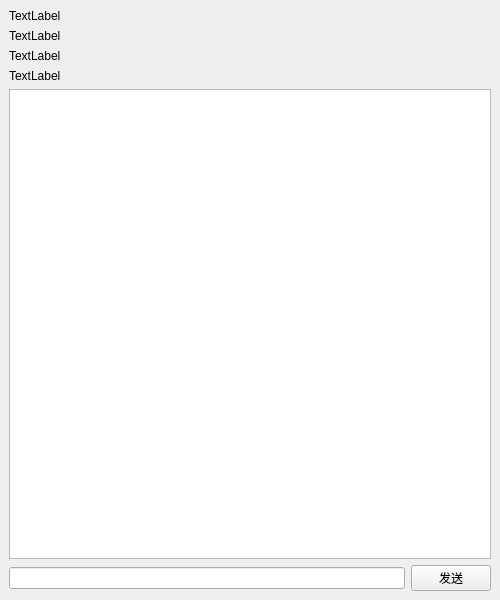
<?xml version="1.0" encoding="UTF-8"?>
<ui version="4.0">
 <class>ClientUser</class>
 <widget class="QMainWindow" name="ClientUser">
  <property name="geometry">
   <rect>
    <x>0</x>
    <y>0</y>
    <width>500</width>
    <height>600</height>
   </rect>
  </property>
  <property name="minimumSize">
   <size>
    <width>500</width>
    <height>600</height>
   </size>
  </property>
  <property name="maximumSize">
   <size>
    <width>500</width>
    <height>600</height>
   </size>
  </property>
  <property name="windowTitle">
   <string>MainWindow</string>
  </property>
  <widget class="QWidget" name="centralwidget">
   <layout class="QGridLayout" name="gridLayout">
    <item row="4" column="0" colspan="2">
     <widget class="QTextBrowser" name="chatLog"/>
    </item>
    <item row="5" column="0">
     <widget class="QLineEdit" name="userLine"/>
    </item>
    <item row="5" column="1">
     <widget class="QPushButton" name="pushButton">
      <property name="text">
       <string>发送</string>
      </property>
     </widget>
    </item>
    <item row="0" column="0" colspan="2">
     <widget class="QLabel" name="clientIp">
      <property name="text">
       <string>TextLabel</string>
      </property>
     </widget>
    </item>
    <item row="1" column="0" colspan="2">
     <widget class="QLabel" name="clientPort">
      <property name="text">
       <string>TextLabel</string>
      </property>
     </widget>
    </item>
    <item row="2" column="0" colspan="2">
     <widget class="QLabel" name="serverIp">
      <property name="text">
       <string>TextLabel</string>
      </property>
     </widget>
    </item>
    <item row="3" column="0" colspan="2">
     <widget class="QLabel" name="serverPort">
      <property name="text">
       <string>TextLabel</string>
      </property>
     </widget>
    </item>
   </layout>
  </widget>
 </widget>
 <resources/>
 <connections/>
</ui>
